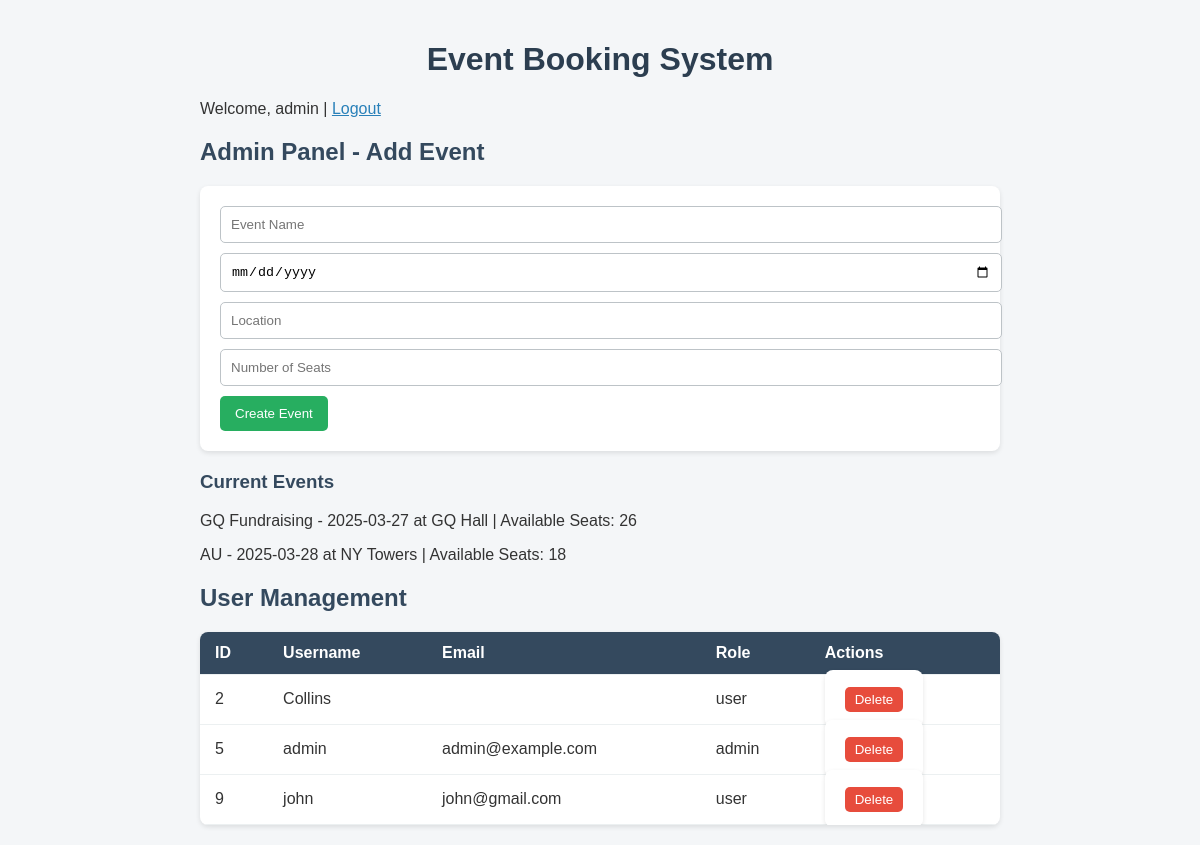
The app's page /index.php (signed in) with its own data.
### tables this page shows
CREATE TABLE `events` (
  `id` int(11) NOT NULL,
  `name` varchar(255) DEFAULT NULL,
  `date` date DEFAULT NULL,
  `location` varchar(255) DEFAULT NULL
);

CREATE TABLE `users` (
  `id` int(11) NOT NULL,
  `username` varchar(100) NOT NULL,
  `email` varchar(100) NOT NULL,
  `password` varchar(255) NOT NULL,
  `role` enum('admin','user') NOT NULL DEFAULT 'user',
  `created_at` timestamp NOT NULL DEFAULT current_timestamp()
);

### index.php (the view, shortened to what this page needs)
<?php
$conn = new mysqli("localhost", "root", "", "event_booking");
?>
<!DOCTYPE html>
<html lang="en">
<head>
</head>
<body>
    <h1>Event Booking System</h1>
    <?php if (!isset($_SESSION['user'])) : ?>
        <h2>Register</h2>
        <?php if (isset($message)) echo "<p style='color:red;'>$message</p>"; ?>
        <form method="post">
            <input type="hidden" name="action" value="register">
            <input type="text" name="username" placeholder="Username" required><br>
            <input type="text" name="email" placeholder="Email" required><br>
            <input type="password" name="password" placeholder="Password" required><br>
            <select name="role" required>
                <option value="user">User</option>
            </select><br>
            <button type="submit">Register</button>
        </form>
        <h2>Login</h2>
        <form method="post">
            <input type="hidden" name="action" value="login">
            <input type="text" name="username" placeholder="Username" required><br>
            <input type="password" name="password" placeholder="Password" required><br>
            <button type="submit">Login</button>
        </form>
    <?php else : ?>
        <p>Welcome, <?php echo $_SESSION['user']['username']; ?> | <a href="?logout=1">Logout</a></p>
        <?php if ($_SESSION['user']['role'] == 'admin') : ?>
            <h2>Admin Panel - Add Event</h2>
            <form method="post">
                <input type="text" name="name" placeholder="Event Name" required><br>
                <input type="date" name="date" required><br>
                <input type="text" name="location" placeholder="Location" required><br>
                <input type="number" name="seats" placeholder="Number of Seats" required><br>
                <button type="submit">Create Event</button>
            </form>
            <h3>Current Events</h3>
            <?php
            $events = $conn->query("SELECT * FROM events");
            while ($ev = $events->fetch_assoc()) {
                $event_id = $ev['id'];
                $seat_count = $conn->query("SELECT COUNT(*) as available FROM seats WHERE event_id=$event_id AND is_booked=0")->fetch_assoc();
                echo "<p>{$ev['name']} - {$ev['date']} at {$ev['location']} | Available Seats: {$seat_count['available']}</p>";
            }
            ?>
            <h2>User Management</h2>
<table class="user-table">
    <thead>
        <tr>
            <th>ID</th>
            <th>Username</th>
            <th>Email</th>
            <th>Role</th>
            <th>Actions</th>
        </tr>
    </thead>
    <tbody>
        <?php
        $users = $conn->query("SELECT id, username, email, role FROM users");
        while ($user = $users->fetch_assoc()) {
            echo "<tr>";
            echo "<td>{$user['id']}</td>";
            echo "<td>{$user['username']}</td>";
            echo "<td>{$user['email']}</td>";
            echo "<td>{$user['role']}</td>";
            echo "<td>
                    <form method='post' style='display:inline;'>
                        <input type='hidden' name='user_id' value='{$user['id']}'>
                        <button type='submit' name='delete_user' class='cancel' onclick=\"return confirm('Are you sure you want to delete this user?')\">Delete</button>
                    </form>
                  </td>";
            echo "</tr>";
        }
        ?>
    </tbody>
</table>
        <?php endif; ?>
    <?php endif; ?>
</body>
</html>

### index.php (style rules this page uses)
body { font-family: Arial, sans-serif; background: #f4f6f8; color: #333; padding: 20px; max-width: 800px; margin: 0 auto; }
h1 { text-align: center; color: #2c3e50; }
h2, h3, h4 { color: #34495e; }
form { background: #ffffff; padding: 20px; margin-bottom: 20px; border-radius: 8px; box-shadow: 0 2px 5px rgba(0,0,0,0.1); }
input[type="text"], input[type="password"], input[type="date"], input[type="number"], select { width: 100%; padding: 10px; margin-bottom: 10px; border: 1px solid #bdc3c7; border-radius: 5px; }
button { background: #27ae60; color: #fff; padding: 10px 15px; border: none; border-radius: 5px; cursor: pointer; }
button.cancel { background: #e74c3c; }
p { margin-bottom: 15px; }
a { color: #2980b9; }
.user-table { width: 100%; border-collapse: collapse; margin-top: 15px; background: #ffffff; border-radius: 8px; box-shadow: 0 2px 5px rgba(0,0,0,0.1); overflow: hidden; }
.user-table th, .user-table td { padding: 12px 15px; text-align: left; border-bottom: 1px solid #ecf0f1; }
.user-table th { background: #34495e; color: #fff; }
.user-table button { padding: 5px 10px; }

### records on screen
events: name "GQ Fundraising", date "2025-03-27", location "GQ Hall", available "26"
events: name "AU", date "2025-03-28", location "NY Towers", available "18"
users: id "2", username "Collins", role "user"
users: id "5", username "admin", email "admin@example.com", role "admin"
users: id "9", username "john", email "john@gmail.com", role "user"

### other values on screen
$_SESSION['user']['username'] "admin"
